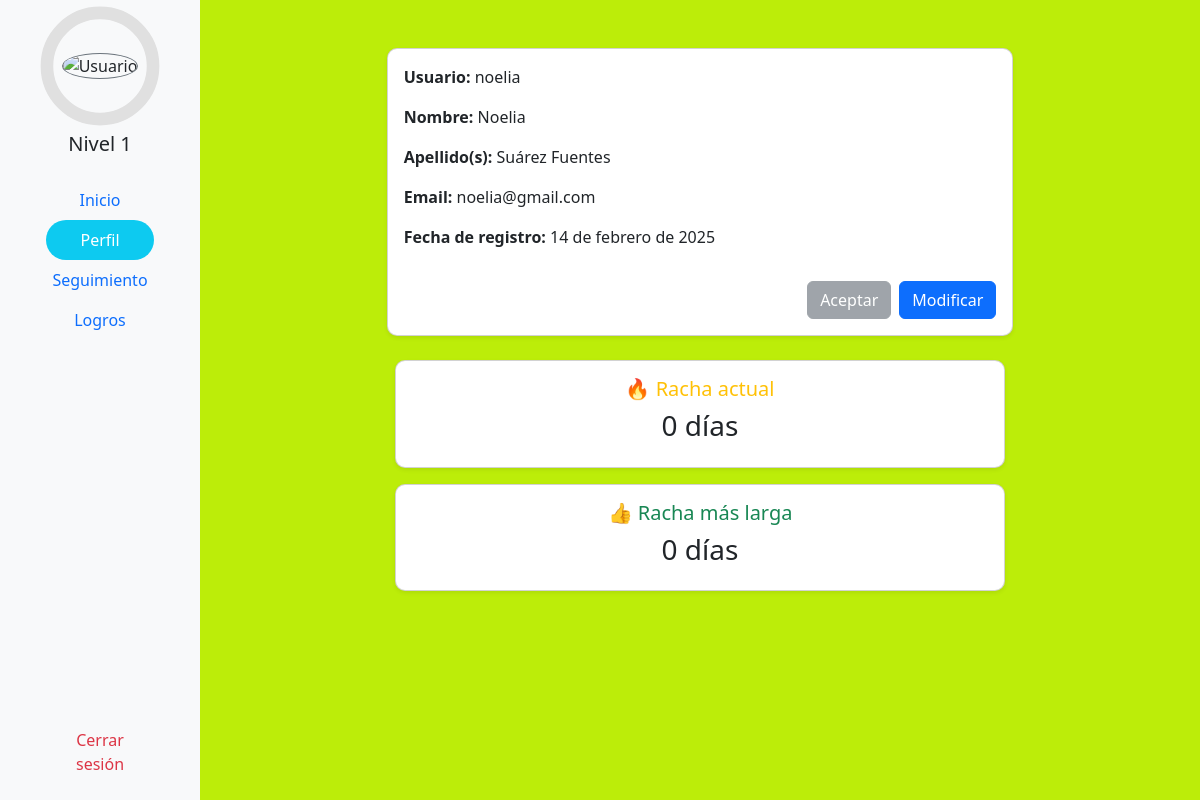
/perfil/ (signed in), run on the app's committed database.
### fitt/models.py (models this page shows, shortened)
class Usuario(AbstractUser):
    nombre = models.CharField(max_length=50, verbose_name="Nombre")
    apellidos = models.CharField(max_length=100, verbose_name="Apellidos")
    email = models.EmailField(unique=True, verbose_name="Email")
    avatar = models.ImageField(upload_to="media/avatar/", blank=True, null=True, verbose_name="Foto de Perfil")
    fecha_registro = models.DateField(auto_now_add=True, verbose_name="Fecha de Registro")
    experiencia = models.PositiveIntegerField(default=0, verbose_name="Experiencia")
    nivel = models.PositiveIntegerField(default=1, verbose_name="Nivel")
    racha = models.PositiveIntegerField(default=0, verbose_name="Racha Actual")
    record = models.PositiveIntegerField(default=0, verbose_name="Racha Record")
    objetivos = models.ManyToManyField('Objetivo', through='ObjetivoUsuario', blank=True)
    class Meta:
        verbose_name = "Usuario"
        verbose_name_plural = "Usuarios"

### fitt/views.py (the view)
# urls.py: path('perfil/', PerfilView.as_view(), name='perfil'),
class PerfilView(LoginRequiredMixin, TemplateView):
    template_name = 'fitt/perfil/perfil.html'
    login_url = '/accounts/login/'
    def get_context_data(self, **otros):
        contexto = super().get_context_data(**otros)
        contexto['usuario'] = self.request.user
        print(self.request.user.avatar)
        return contexto

### fitt/templates/fitt/perfil/perfil.html (shortened to what this page needs)
{% extends "fitt/base.html" %}
{% block contenido %}
<div class="container-fluid">
    <div class="row">
        <nav class="col-md-3 col-lg-2 d-md-block bg-light sidebar sticky-top">
            <div class="text-center p-3">
                <div class="position-relative" id="menu_header">
                    <img src="https://images.unsplash.com/vector-1738941629169-33b5746e93a8?q=80&w=2960&auto=format&fit=crop&ixlib=rb-4.0.3&ixid=M3wxMjA3fDB8MHxwaG90by1wYWdlfHx8fGVufDB8fHx8fA%3D%3D" alt="Usuario" class="rounded-circle border border-secondary" width="100" height="100">
                    <div class="progress-circle position-absolute top-50 start-50 translate-middle">
                        <svg viewBox="0 0 36 36" class="circular-chart">
                            <path class="circle-bg" d="M18 2.0845a15.9155 15.9155 0 1 1 0 31.831a15.9155 15.9155 0 1 1 0-31.831"></path>
                            <path class="circle" d="M18 2.0845a15.9155 15.9155 0 1 1 0 31.831a15.9155 15.9155 0 1 1 0-31.831"></path>
                        </svg>
                    </div>
                </div>
                <h1 class="h5 mt-3">Nivel {{ usuario.nivel }}</h1>
                <ul class="nav flex-column mt-4">
                    <li class="nav-item">
                        <a class="nav-link active" href="{% url 'index' %}">Inicio</a>
                    </li>
                    <li class="nav-item">
                        <a class="nav-link btn btn-outline-info rounded-pill w-75 mx-auto text-center text-white bg-info" href="{% url 'perfil' %}">Perfil</a>
                    </li>
                    <li class="nav-item">
                        <a class="nav-link" href="{% url 'seguimiento' %}">Seguimiento</a>
                    </li>
                    <li class="nav-item">
                        <a class="nav-link" href="{% url 'logros' %}">Logros</a>
                    </li>
                    <li class="nav-item position-absolute bottom-0 start-50 translate-middle-x mb-3">
                        <a class="nav-link text-danger" href="#" onclick="document.getElementById('logout-form').submit(); return false;">Cerrar sesión</a>
                    </li>
                </ul>
            </div>
        </nav>
        <main class="col-md-9 ms-sm-auto col-lg-10 px-md-4">
            <div class="row mt-5 d-flex flex-column align-items-center" id="perfilUsuario">
                <div class="col-md-8 mx-auto">
                    <div class="card p-3 shadow-sm w-100" id="datosUsuario">
                        <p><strong>Usuario:</strong> {{ usuario.username }}</p>
                        <p><strong>Nombre:</strong> {{ usuario.nombre }}</p>
                        <p><strong>Apellido(s):</strong> {{ usuario.apellidos }}</p>
                        <p><strong>Email:</strong> {{ usuario.email }}</p>
                        <p><strong>Fecha de registro:</strong> {{ usuario.fecha_registro }}</p>
                        <div class="d-flex justify-content-end mt-3">
                            <button class="btn btn-secondary me-2" disabled>Aceptar</button>
                            <a href="{% url 'perfil_update' usuario.pk %}" class="btn btn-primary">Modificar</a>
                        </div>
                    </div>
                </div>
                <div class="row mt-4 d-flex flex-column align-items-center" id="containerRacha">
                    <div class="col-md-8 mx-auto d-flex flex-column">
                        <div class="card p-3 text-center shadow-sm w-100">
                            <h5 class="text-warning">🔥 Racha actual</h5>
                            <h3>{{ usuario.racha }} días</h3>
                        </div>
                    </div>
                    <div class="col-md-8 mx-auto d-flex flex-column mt-3">
                        <div class="card p-3 text-center shadow-sm w-100">
                            <h5 class="text-success">👍 Racha más larga</h5>
                            <h3>{{ usuario.record }} días</h3>
                        </div>
                    </div>
                </div>
            </div>
        </main>
    </div>
</div>
{% endblock %}

### fitt/static/css/styles.css (style rules this page uses)
.sidebar { height: 100vh; }
#menu_header { align-content: center; height: 100px; }
.progress-circle { width: 120px; height: 120px; }
.circular-chart { width: 100%; height: 100%; transform: rotate(-90deg); }
.card { display: flex; min-width: 250px; border-radius: 10px; }
body { background-color: #bced09; height: 100%; margin: 0; }

### data on the page
Usuario: nivel "1", username "noelia", nombre "Noelia", apellidos "Suárez Fuentes", email "noelia@gmail.com", fecha_registro "14 de febrero de 2025", racha "0", record "0"
